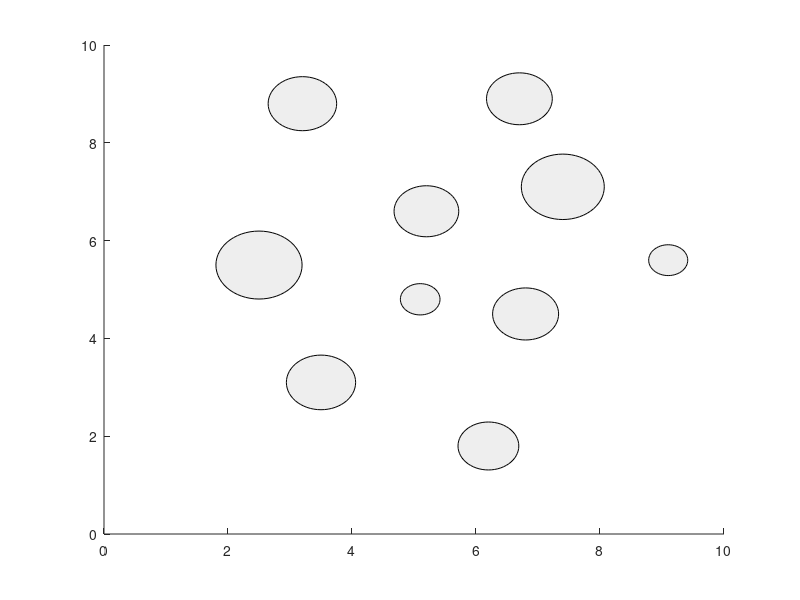

The MATLAB source for this figure: (Note: this script raises an error after producing the figure.)
%% 初始化参数
countMax = 50;
start = [1, 1]; target = [9, 9];
% start = [1, 9]; target = [9, 1];
% start = [5, 1]; target = [5, 9];
% start = [1, 5]; target = [9, 5];

mapLimit = [0, 10, 0, 10];
obs = [
    3.5, 3.1, rand * 0.4 + 0.3;
    2.5, 5.5, rand * 0.4 + 0.3;
    5.2, 6.6, rand * 0.4 + 0.3;
    6.8, 4.5, rand * 0.4 + 0.3;
    7.4, 7.1, rand * 0.4 + 0.3;
    5.1, 4.8, rand * 0.4 + 0.3;
    3.2, 8.8, rand * 0.4 + 0.3;
    6.7, 8.9, rand * 0.4 + 0.3;
    6.2, 1.8, rand * 0.4 + 0.3;
    9.1, 5.6, rand * 0.4 + 0.3;
];


hold on;
axis(mapLimit);
for k = 1: size(obs, 1)
    ob = obs(k, :);
    rectangle('Position', [ob(1) - ob(3), ob(2)-ob(3), ob(3) * 2, ob(3) * 2], 'Curvature', [1 1],  'FaceColor', '#eeeeee');
end

result = PRM(mapLimit, start, target, obs, countMax);

%% 显示


plot(result(:,1), result(:,2), '-', color='blue', LineWidth=1);

hold off;

